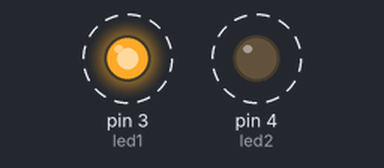
The sketch below on a simulated Arduino Nano, built with avr-gcc and run on an emulated ATmega328P. Parts: output pins drawn as LEDs (lit = HIGH). Dashed ring = blinking.

Above: at 0.2 s.
Timing chart, 0 to 3.0 s (numbered marks = the images above):
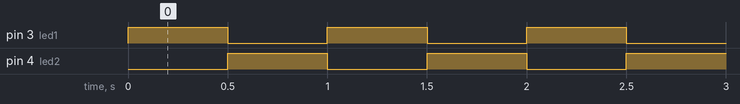

Measured:
- by itself, pin 3 (led1), pin 4 (led2): alternates HIGH for 0.50 s and LOW for 0.50 s

The sketch:

part_1_zebra_crossing.ino
```cpp
/* Disclaimer
 * This code is written for an Arduino Nano and has been tested on am Arduino Nano clone.
 * The code may work on other boards but has not been tested on them.
 *
 * The Nano will sit on a sensor shield which makes it easier to access the Input / outputs.
 * And supply the power required for the project.
 *
 * I use pre soldered LEDS with Resistors already fitted. The will be connected to pins 3 and 4 for thsi sketch.
 *
 * The project is to demonstrate simple model railway animations in this case a zebra crossing
 */

 /* First we will declare to constant variables for the LED's and the delay between blinking.
 * This will assist in easier reading of the sketch.
 * In this sketch it is not really required but its good to get use to working in this way. As codes get
 * more complexed it will pay divends for you.
 *
 * Before people complain I am using delay in this sketch please understand there is no need for interupts.
 * So there is no problem doing so.
 */

 const int led1 = 3;                  //Pin 3S on shield
 const int led2 = 4;                  //Pin 4S on shield

 const int flash = 500;               //500ms = 1/2 seconds

 // We now will setup the pins as outputs and set them to Off on bootup.

 void setup(){

  pinMode(led1, OUTPUT);              //Set led1 pin as an output
  pinMode(led2, OUTPUT);              //Set led2 pin as an output

  digitalWrite(led1, LOW);            //Set Led1 to off
  digitalWrite(led2, LOW);            //Set Led2 to off
 }


// Start of the main loop which runs for ever
 void loop(){
    digitalWrite(led1, HIGH);       //Led1 on
    digitalWrite(led2, LOW);        //Led2 off
    delay(flash);                   //delays for 1/2 second
    digitalWrite(led1, LOW);        //led1 off
    digitalWrite(led2, HIGH);       //led2 on
    delay(flash);                   //delays for 1/2 second then goes back to the start of the void loop.
  }                                 //end of the void loop
```
